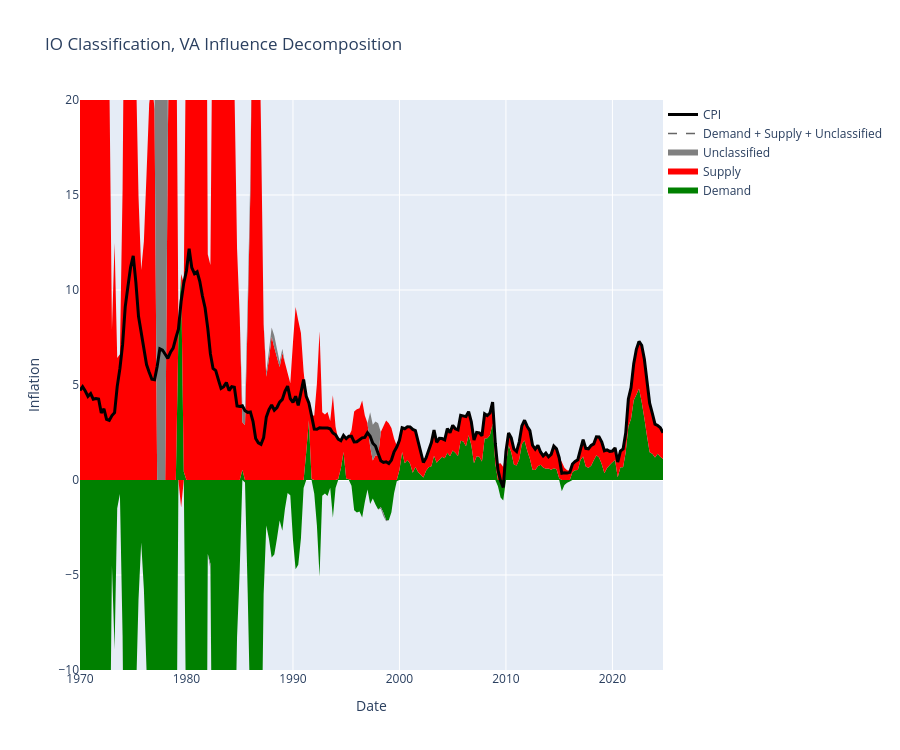

Notebook cell for this chart:
### Code cell
fig = plot_graphs_interactive(inflation_IO_final, "IO Classification, VA Influence Decomposition")

### Figure 1 — Plotly figure (JSON) as saved in the notebook; plotly's stock layout.template omitted (floating-point values rounded to 4 significant figures; data arrays with more than 128 entries replaced by an {"elided": "..."} marker saying what was removed)
{"data": [{"customdata": {"elided": "220 float values"}, "fillcolor": "#008000", "hovertemplate": "Demand: %{customdata:.3f}%<extra></extra>", "mode": "none", "name": "Demand", "stackgroup": "positive", "type": "scatter", "x": {"elided": "220 str values"}, "y": {"elided": "220 float values"}}, {"customdata": {"elided": "220 float values"}, "fillcolor": "#FF0000", "hovertemplate": "Supply: %{customdata:.3f}%<extra></extra>", "mode": "none", "name": "Supply", "stackgroup": "positive", "type": "scatter", "x": {"elided": "220 str values"}, "y": {"elided": "220 float values"}}, {"customdata": {"elided": "220 float values"}, "fillcolor": "#808080", "hovertemplate": "Unclassified: %{customdata:.3f}%<extra></extra>", "mode": "none", "name": "Unclassified", "stackgroup": "positive", "type": "scatter", "x": {"elided": "220 str values"}, "y": {"elided": "220 float values"}}, {"fillcolor": "#008000", "hoverinfo": "skip", "mode": "none", "name": "Demand", "showlegend": false, "stackgroup": "negative", "type": "scatter", "x": {"elided": "220 str values"}, "y": {"elided": "220 float values"}}, {"fillcolor": "#FF0000", "hoverinfo": "skip", "mode": "none", "name": "Supply", "showlegend": false, "stackgroup": "negative", "type": "scatter", "x": {"elided": "220 str values"}, "y": {"elided": "220 float values"}}, {"fillcolor": "#808080", "hoverinfo": "skip", "mode": "none", "name": "Unclassified", "showlegend": false, "stackgroup": "negative", "type": "scatter", "x": {"elided": "220 str values"}, "y": {"elided": "220 float values"}}, {"hovertemplate": "Demand + Supply + Unclassified: %{y:.3f}%<extra></extra>", "line": {"color": "#666666", "dash": "dash", "width": 1.5}, "mode": "lines", "name": "Demand + Supply + Unclassified", "type": "scatter", "x": {"elided": "220 str values"}, "y": {"elided": "220 float values"}}, {"hovertemplate": "CPI: %{y:.3f}%<extra></extra>", "line": {"color": "black", "width": 3}, "mode": "lines", "name": "CPI", "type": "scatter", "x": {"elided": "220 str values"}, "y": {"elided": "220 float values"}}], "layout": {"dragmode": "zoom", "height": 750, "hovermode": "x unified", "legend": {"x": 1, "y": 1}, "title": {"text": "IO Classification, VA Influence Decomposition"}, "xaxis": {"title": {"text": "Date"}}, "yaxis": {"fixedrange": false, "range": [-10, 20], "title": {"text": "Inflation"}}}}
